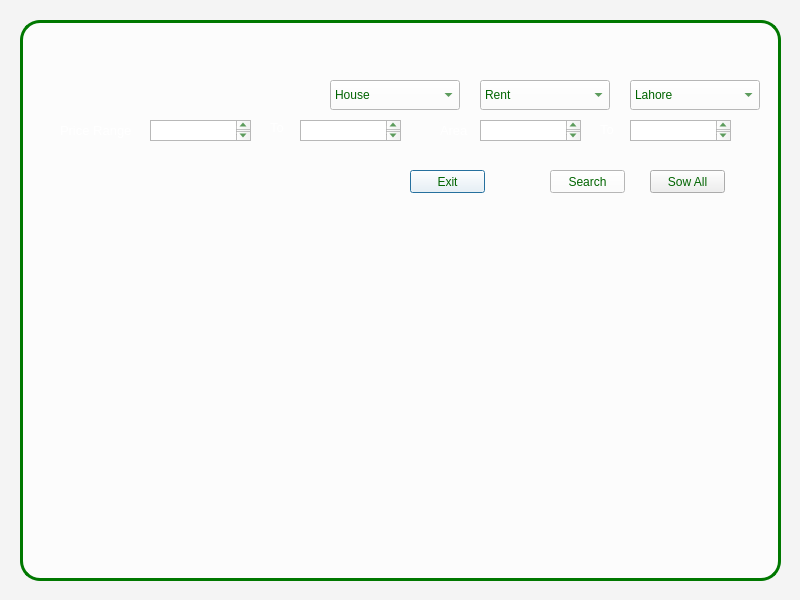
<?xml version="1.0" encoding="UTF-8"?>
<ui version="4.0">
 <class>Dialog</class>
 <widget class="QDialog" name="Dialog">
  <property name="geometry">
   <rect>
    <x>0</x>
    <y>0</y>
    <width>800</width>
    <height>600</height>
   </rect>
  </property>
  <property name="windowTitle">
   <string>Dialog</string>
  </property>
  <property name="styleSheet">
   <string notr="true">*{
font: 12pt &quot;Roboto&quot;;
color:rgb(0,100,0);
}</string>
  </property>
  <widget class="QWidget" name="background" native="true">
   <property name="geometry">
    <rect>
     <x>0</x>
     <y>0</y>
     <width>800</width>
     <height>600</height>
    </rect>
   </property>
   <property name="styleSheet">
    <string notr="true">#background{
background-color:rgba(255,255,255,0.3);
}</string>
   </property>
   <widget class="QLabel" name="lblImg">
    <property name="geometry">
     <rect>
      <x>0</x>
      <y>0</y>
      <width>800</width>
      <height>600</height>
     </rect>
    </property>
    <property name="styleSheet">
     <string notr="true">*{
backgroun-color:rgb(255, 255, 255);
}
#lblImg{
backgroun-color:rgba(255, 255, 255,0.5);

}</string>
    </property>
    <property name="text">
     <string/>
    </property>
    <property name="pixmap">
     <pixmap>../../../../../Project data dsa/propertyPics/hotel.jpg</pixmap>
    </property>
    <property name="scaledContents">
     <bool>true</bool>
    </property>
   </widget>
   <widget class="QWidget" name="lblBackground" native="true">
    <property name="geometry">
     <rect>
      <x>20</x>
      <y>20</y>
      <width>761</width>
      <height>561</height>
     </rect>
    </property>
    <property name="styleSheet">
     <string notr="true">#lblBackground{
background-color: rgba(255,255,255,0.70);
border: 3px solid rgb(0, 120, 0);
border-radius: 20px;
}
*{

}</string>
    </property>
    <widget class="QPushButton" name="BtnExit">
     <property name="geometry">
      <rect>
       <x>390</x>
       <y>150</y>
       <width>75</width>
       <height>23</height>
      </rect>
     </property>
     <property name="styleSheet">
      <string notr="true">#BtnExit{
background-color : white;
color:rgb(0,100,0);
}</string>
     </property>
     <property name="text">
      <string>Exit</string>
     </property>
    </widget>
    <widget class="QPushButton" name="btnSearch">
     <property name="geometry">
      <rect>
       <x>530</x>
       <y>150</y>
       <width>75</width>
       <height>23</height>
      </rect>
     </property>
     <property name="styleSheet">
      <string notr="true">#btnSearch{
background-color : white;
color:rgb(0,100,0);
}</string>
     </property>
     <property name="text">
      <string>Search</string>
     </property>
    </widget>
    <widget class="QLabel" name="Price_2">
     <property name="geometry">
      <rect>
       <x>420</x>
       <y>90</y>
       <width>81</width>
       <height>41</height>
      </rect>
     </property>
     <property name="text">
      <string>&lt;html&gt;&lt;head/&gt;&lt;body&gt;&lt;p&gt;&lt;span style=&quot; font-size:10pt; color:#ffffff;&quot;&gt;Area&lt;/span&gt;&lt;/p&gt;&lt;/body&gt;&lt;/html&gt;</string>
     </property>
    </widget>
    <widget class="QTextEdit" name="textEdit_3">
     <property name="geometry">
      <rect>
       <x>460</x>
       <y>100</y>
       <width>101</width>
       <height>21</height>
      </rect>
     </property>
    </widget>
    <widget class="QLabel" name="label_2">
     <property name="geometry">
      <rect>
       <x>580</x>
       <y>100</y>
       <width>41</width>
       <height>20</height>
      </rect>
     </property>
     <property name="text">
      <string>&lt;html&gt;&lt;head/&gt;&lt;body&gt;&lt;p&gt;&lt;span style=&quot; font-size:10pt; color:#ffffff;&quot;&gt;To&lt;/span&gt;&lt;/p&gt;&lt;/body&gt;&lt;/html&gt;</string>
     </property>
    </widget>
    <widget class="QTextEdit" name="textEdit_4">
     <property name="geometry">
      <rect>
       <x>610</x>
       <y>100</y>
       <width>101</width>
       <height>21</height>
      </rect>
     </property>
    </widget>
    <widget class="QComboBox" name="cmbxCity">
     <property name="geometry">
      <rect>
       <x>610</x>
       <y>60</y>
       <width>130</width>
       <height>30</height>
      </rect>
     </property>
     <property name="styleSheet">
      <string notr="true">#cmbxCity{
background-color : white;
color:rgb(0,100,0);
}</string>
     </property>
     <item>
      <property name="text">
       <string>Lahore</string>
      </property>
     </item>
     <item>
      <property name="text">
       <string>Islamabad</string>
      </property>
     </item>
     <item>
      <property name="text">
       <string>Gujrawala</string>
      </property>
     </item>
     <item>
      <property name="text">
       <string>Sialkot</string>
      </property>
     </item>
     <item>
      <property name="text">
       <string>Karachi</string>
      </property>
     </item>
     <item>
      <property name="text">
       <string>Rawalpindi</string>
      </property>
     </item>
    </widget>
    <widget class="QComboBox" name="cmbxPurpose">
     <property name="geometry">
      <rect>
       <x>460</x>
       <y>60</y>
       <width>130</width>
       <height>30</height>
      </rect>
     </property>
     <property name="styleSheet">
      <string notr="true">#cmbxPurpose{
background-color : white;
color:rgb(0,100,0);
}</string>
     </property>
     <item>
      <property name="text">
       <string>Rent</string>
      </property>
     </item>
     <item>
      <property name="text">
       <string>Buy</string>
      </property>
     </item>
    </widget>
    <widget class="QComboBox" name="cmbxType">
     <property name="geometry">
      <rect>
       <x>310</x>
       <y>60</y>
       <width>130</width>
       <height>30</height>
      </rect>
     </property>
     <property name="styleSheet">
      <string notr="true">#cmbxType{
background-color : white;
color:rgb(0,100,0);
}</string>
     </property>
     <item>
      <property name="text">
       <string>House</string>
      </property>
     </item>
     <item>
      <property name="text">
       <string>Residential Plot</string>
      </property>
     </item>
     <item>
      <property name="text">
       <string>Plot File</string>
      </property>
     </item>
     <item>
      <property name="text">
       <string>Commercial Plot</string>
      </property>
     </item>
    </widget>
    <widget class="QTextEdit" name="textEdit_2">
     <property name="geometry">
      <rect>
       <x>280</x>
       <y>100</y>
       <width>101</width>
       <height>21</height>
      </rect>
     </property>
    </widget>
    <widget class="QLabel" name="label">
     <property name="geometry">
      <rect>
       <x>250</x>
       <y>100</y>
       <width>47</width>
       <height>13</height>
      </rect>
     </property>
     <property name="text">
      <string>&lt;html&gt;&lt;head/&gt;&lt;body&gt;&lt;p&gt;&lt;span style=&quot; font-size:10pt; color:#ffffff;&quot;&gt;To&lt;/span&gt;&lt;/p&gt;&lt;/body&gt;&lt;/html&gt;</string>
     </property>
    </widget>
    <widget class="QTextEdit" name="textEdit">
     <property name="geometry">
      <rect>
       <x>130</x>
       <y>100</y>
       <width>101</width>
       <height>21</height>
      </rect>
     </property>
    </widget>
    <widget class="QLabel" name="Price">
     <property name="geometry">
      <rect>
       <x>40</x>
       <y>90</y>
       <width>81</width>
       <height>41</height>
      </rect>
     </property>
     <property name="styleSheet">
      <string notr="true">#Price{

color:rgb(0,120,0);
}</string>
     </property>
     <property name="text">
      <string>&lt;html&gt;&lt;head/&gt;&lt;body&gt;&lt;p&gt;&lt;span style=&quot; font-size:10pt; color:#ffffff;&quot;&gt;Price Range&lt;/span&gt;&lt;/p&gt;&lt;/body&gt;&lt;/html&gt;</string>
     </property>
    </widget>
    <widget class="QPushButton" name="btnSearch_2">
     <property name="geometry">
      <rect>
       <x>630</x>
       <y>150</y>
       <width>75</width>
       <height>23</height>
      </rect>
     </property>
     <property name="styleSheet">
      <string notr="true">#btnSearch{
background-color : white;
color:rgb(0,100,0);
}</string>
     </property>
     <property name="text">
      <string>Sow All</string>
     </property>
    </widget>
    <widget class="QLabel" name="label_3">
     <property name="geometry">
      <rect>
       <x>20</x>
       <y>20</y>
       <width>111</width>
       <height>51</height>
      </rect>
     </property>
     <property name="text">
      <string/>
     </property>
     <property name="pixmap">
      <pixmap>../../../../../Project data dsa/propertyPics/DEVOE partners logo.png</pixmap>
     </property>
     <property name="scaledContents">
      <bool>true</bool>
     </property>
     <property name="openExternalLinks">
      <bool>false</bool>
     </property>
    </widget>
   </widget>
  </widget>
 </widget>
 <resources/>
 <connections/>
</ui>
